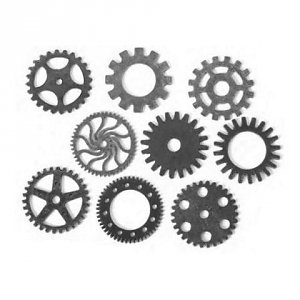
#> input picture lab3/gears.bmp, 300 x 300 px
$ python zad2.py
#> lines starting #> are read from the running program, lines starting #| are printed output that depends on the picture; after the words box and inside, x2 and y2 are one past the last pixel; in counts of white or black regions, pixels touching at a corner belong together
from skimage import filters, feature, io
import cv2 as cv
import numpy as np
from scipy import ndimage as nd
import matplotlib.pyplot as plt
import numpy as np
from skimage.util import invert

image = cv.imread('gears.bmp', 0)
#> image is the input picture: shape (300, 300); min 31, max 255, mean 215.3

threshed_image = cv.threshold(image, 160, 255, cv.THRESH_BINARY_INV)[1]
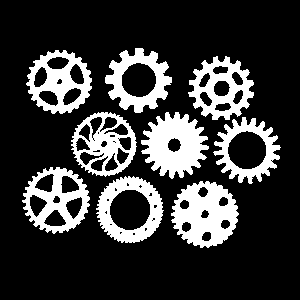
#> threshed_image: shape (300, 300); 21.9% white; 9 white regions, largest, box (x1, y1, x2, y2) and area: (171, 181, 239, 248) 2901, (141, 112, 209, 179) 2808, (22, 167, 90, 234) 2149

canny = feature.canny(threshed_image, sigma = 1)
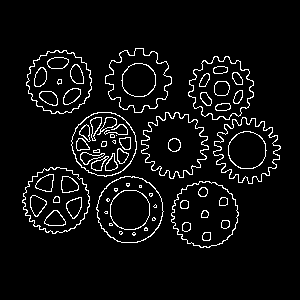
#> canny: shape (300, 300) bool; 5.7% white in thin lines or dots, all inside (x1, y1, x2, y2) = (22, 48, 281, 248)
sk_filters = [filters.sobel(threshed_image), filters.prewitt(threshed_image)]
h = filters.apply_hysteresis_threshold(image, 130, 180)
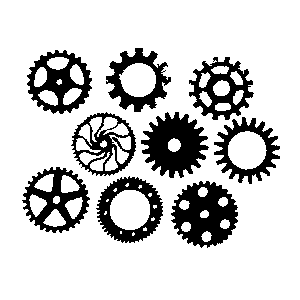
#> h: shape (300, 300) bool; 80.3% white; 9 black regions, largest, box (x1, y1, x2, y2) and area: (171, 181, 238, 248) 2723, (141, 112, 209, 178) 2704, (27, 50, 92, 114) 1959
h = invert(h)

filled = [canny] + sk_filters + [h]
#> filled = 4 items
_filled = [nd.binary_fill_holes(x) for x in filled]

stack1 = np.hstack((tuple(filled)))
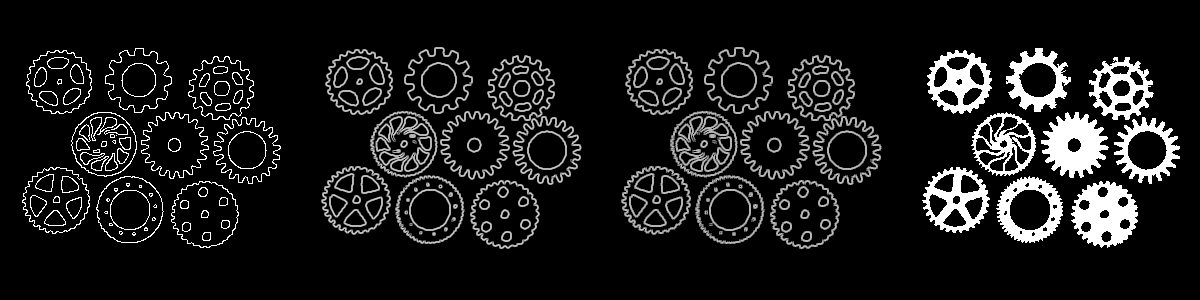
#> stack1: shape (300, 1200) float64; min 0, max 1, mean 0.102
stack2 = np.hstack((tuple(_filled)))
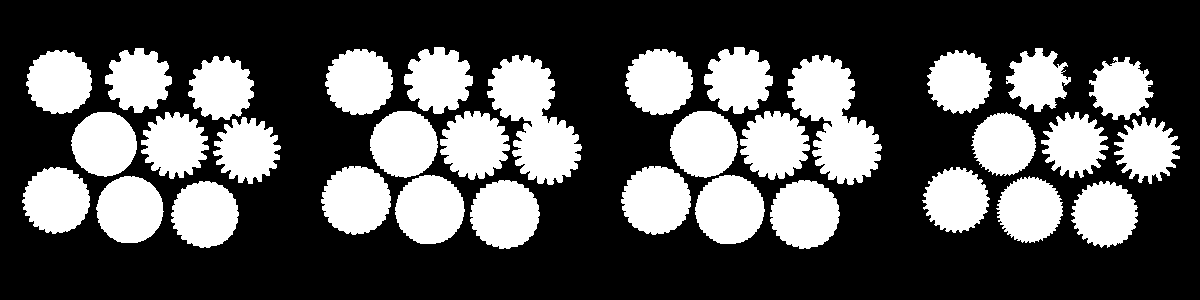
#> stack2: shape (300, 1200) bool; 33% white; 34 white regions, largest, box (x1, y1, x2, y2) and area: (487, 55, 582, 185) 6668, (787, 55, 882, 185) 6668, (395, 175, 465, 244) 3745

plt.imshow(stack1, cmap = 'gray')
plt.show()
plt.imshow(stack2, cmap = 'gray')
plt.show()
